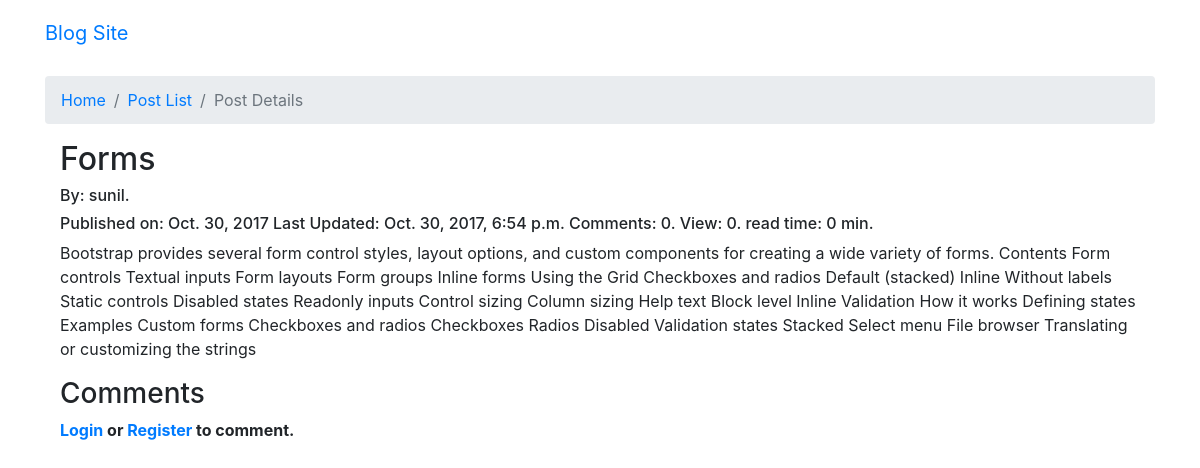
Before: /posts/list/11/details/ with the older database file.
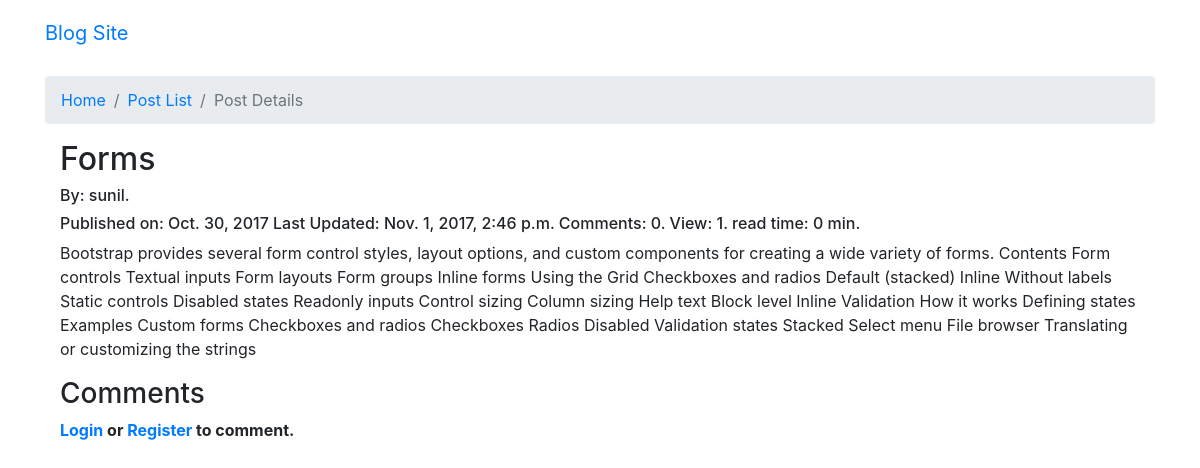
After: the same page with the newer database file.
### posts/models.py (models this page shows, shortened)
class Post(models.Model):
	user = models.ForeignKey(settings.AUTH_USER_MODEL, default=1)
	title = models.CharField(max_length=120)
	slug = models.SlugField(unique=True)
	image = models.ImageField(upload_to='documents/',
		null = True,
		blank=True,
		width_field="width_field",
		height_field="height_field"
		)
	height_field = models.IntegerField(default=0)
	width_field = models.IntegerField(default=0)
	content = models.TextField()
	draft = models.BooleanField(default = False)
	publish = models.DateField(auto_now=False, auto_now_add=False)
	read_time = models.IntegerField(default = 0)
	views = models.PositiveIntegerField(default=0)
	updated = models.DateTimeField(auto_now=True, auto_now_add=False)
	timestamp = models.DateTimeField(auto_now=False, auto_now_add=True)
	class Meta:
		verbose_name_plural = "01 Posts"
		ordering = ['-timestamp',]

### posts/views.py (the view)
# urls.py: url(r'^list/(?P<pk>\d+)/details/$', views.PostDetailView.as_view(), name='details'),
class PostDetailView(DetailView):
	model = Post
	template_name = 'posts/post_detail.html'
	context_object_name = 'post'
	def get_context_data(self, **kwargs):
		context = super(PostDetailView, self).get_context_data(**kwargs)
		context['test_title'] = 'hello there'
		return context

### posts/templates/posts/post_detail.html (shortened to what this page needs)
{% extends 'base.html' %}
{% block breadcrumb %}
	<li class="breadcrumb-item"><a href="{% url 'home' %}">Home</a></li>
  	<li class="breadcrumb-item"><a href="{% url 'posts:list' %}">Post List</a></li>
  	<li class="breadcrumb-item active">Post Details</li>
{% endblock %}
{% block content %}
<div class="container">
	<h2>{{ post.title }}</h2>
	<h6>By: {{ post.user }}.</h6>
	<h6>Published on: {{ post.publish }} Last Updated: {{ post.updated }} Comments: {{ post.comments.count }}. View: {{ post.views }}. read time: {{ post.read_time }} min.</h6>
	<p>{{ post.content }}</p>
	<h3>Comments</h3>
	{% if user.is_authenticated %}
		<form action="." method="POST"> {% csrf_token %}
			{% include 'includes/form-snippet.html' %}
			<button type="submit" class="btn btn-primary">Comment</button>
		</form>
			<ul>
			<hr>
				<h6>Latest comments</h6>
				{% for comment in post.comments.all %}
					{% if not comment.parent %}
					<p>
					  <a class="btn btn-default" data-toggle="collapse" href="#collapseExample" aria-expanded="false" aria-controls="collapseExample">
					    By: {{ comment.user }} - on <small>{{ comment.timestamp }} </small>
					  </a>
					</p>
					<div class="collapse" id="collapseExample">
					<div class="conta">
					  <div class="card card-block">
					    {{ comment.content }}</br>
					  </div>
					  <a href="#" class="btn btn-primary" role="button"> Reply </a>
					  </div>
					</div>
					{% endif %}
				{% empty %}
					<span>No Comments yet!</span>
				{% endfor %}
			</ul>
		{% else %}
			<strong><a href="{% url 'accounts:login' %}">Login</a> or <a href="{% url 'accounts:signup' %}">Register</a> to comment.</strong>
	{% endif %}
</div>
{% endblock %}

Changed rows visible on the page:
changed Post "Forms": updated "Oct. 30, 2017, 6:54 p.m." → "Nov. 1, 2017, 2:46 p.m."; views "0" → "1"
